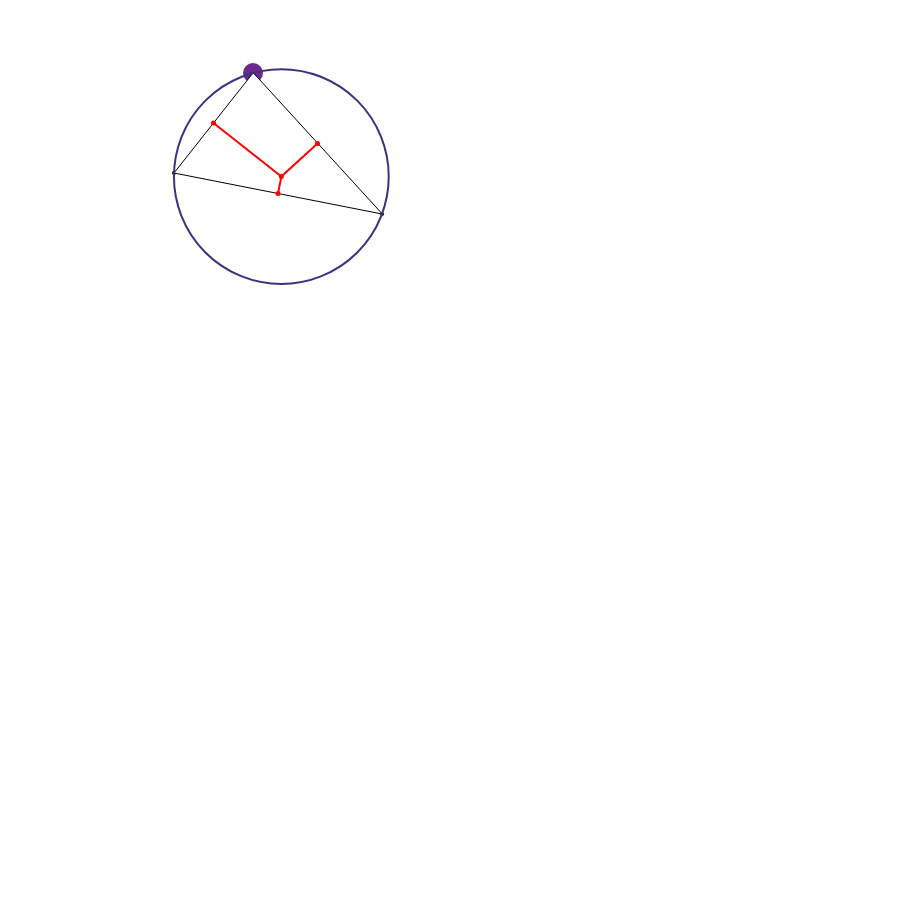
Frame 1 (no input)
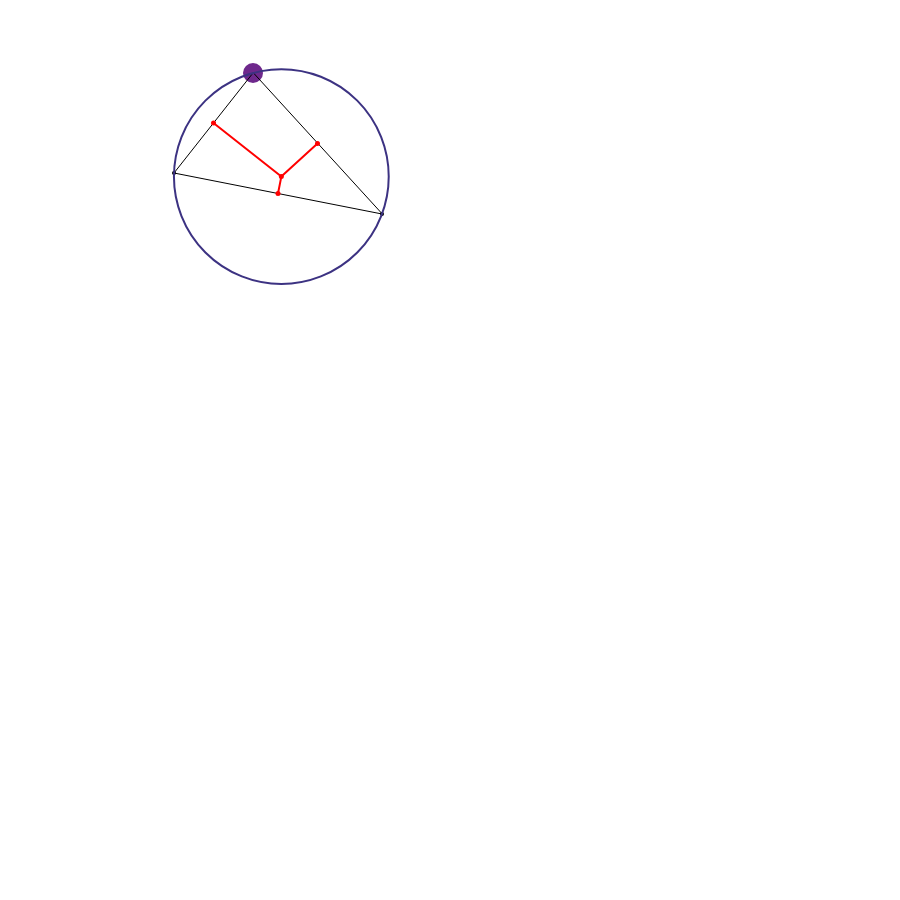
Frame 60 (no input)
Frame 120 (the mouse pressed at the canvas centre since frame 60): identical to frame 60, image omitted

The p5.js sketch that drew these frames (run headless with seeded random() and noise() and a simulated clock; from frame 60 on, the mouse is pressed at the canvas centre):

// p5.js sketch
// ── sketch.js
const points = [ // the points that define the triangle
  [
      253,
      73
  ],
  [
      174,
      173
  ],
  [
      382,
      214
  ]
]; // this would be the default triangle

let current_edit_index = 0; // used to handle the mouse button press

function setup() { // making the canvas
  const width = Math.max(300, window.innerWidth - 300);
  const height = Math.max(300, window.innerHeight - 100);
  createCanvas(width, height);
}

function finding_circle_center() { // finding the circumcircle
  // defining each point for easier access and cleaner code
  const pointA = points[0];
  const pointB = points[1];
  const pointC = points[2];

  const mBC = (pointB[0] - pointC[0])/(pointC[1] - pointB[1]); // the slope of redefined lines
  const mAC = (pointA[0] - pointC[0])/(pointC[1] - pointA[1]); // with 90 deg angle

  const pointM = [(pointA[0] + pointC[0])/2, (pointA[1] + pointC[1])/2]; // between A and C
  const pointN = [(pointB[0] + pointC[0])/2, (pointB[1] + pointC[1])/2]; // between B and C

  // calculating the collision point of the lines
  const x = (pointN[0] * mBC - pointM[0] * mAC + pointM[1] - pointN[1])/(mBC - mAC);
  const y = mBC * (x - pointN[0]) + pointN[1];

  return [x,y];
}

function draw() {
  const edit_index = current_edit_index % points.length;

  background(255);

  for (let i = 0; i < points.length; i++) { // drawing each point on the triangle
    // if the point is next, to be moved, it's color and size will be different 
    const color = edit_index === i ? [110, 40, 140] : [0,0,0];
    stroke(color[0], color[1], color[2]);
    strokeWeight(edit_index === i ? 20 : 4);
    point(points[i][0], points[i][1]);
  }

  // drawing the triangle
  strokeWeight(1);
  triangle(points[0][0], points[0][1], points[1][0], points[1][1], points[2][0], points[2][1]);

  const center_point = finding_circle_center(); // getting the circumcircle center

  stroke(255,0,0);
  strokeWeight(5);
  point(center_point[0], center_point[1]); // drawing the centeral point

  const pointM = [(points[0][0] + points[2][0])/2, (points[0][1] + points[2][1])/2];
  const pointN = [(points[1][0] + points[2][0])/2, (points[1][1] + points[2][1])/2];
  const pointQ = [(points[1][0] + points[0][0])/2, (points[1][1] + points[0][1])/2]

  // drawing all the middle points to show the 90 deg angle made
  point(pointM[0], pointM[1]);
  point(pointN[0], pointN[1]);
  point(pointQ[0], pointQ[1]);

  strokeWeight(2);

  // drawing a line from each middle point to the circumcircle centeral point
  line(pointM[0], pointM[1], center_point[0], center_point[1]);
  line(pointN[0], pointN[1], center_point[0], center_point[1]);
  line(pointQ[0], pointQ[1], center_point[0], center_point[1]);

  fill(0,0,0,0)
  stroke(60,50,130)
  const distance = Math.sqrt(Math.pow(center_point[0] - points[2][0], 2) + Math.pow(points[2][1] - center_point[1], 2));
  circle(center_point[0], center_point[1], distance * 2); // drawing the circumcircle
}

function mouseClicked(e) { // handing mouse click to replace the points
  const edit_index = current_edit_index % points.length; // which point index is being replaced

  points[edit_index] = [e.offsetX, e.offsetY]; // replacing

  current_edit_index++; // moving to the next index
}
